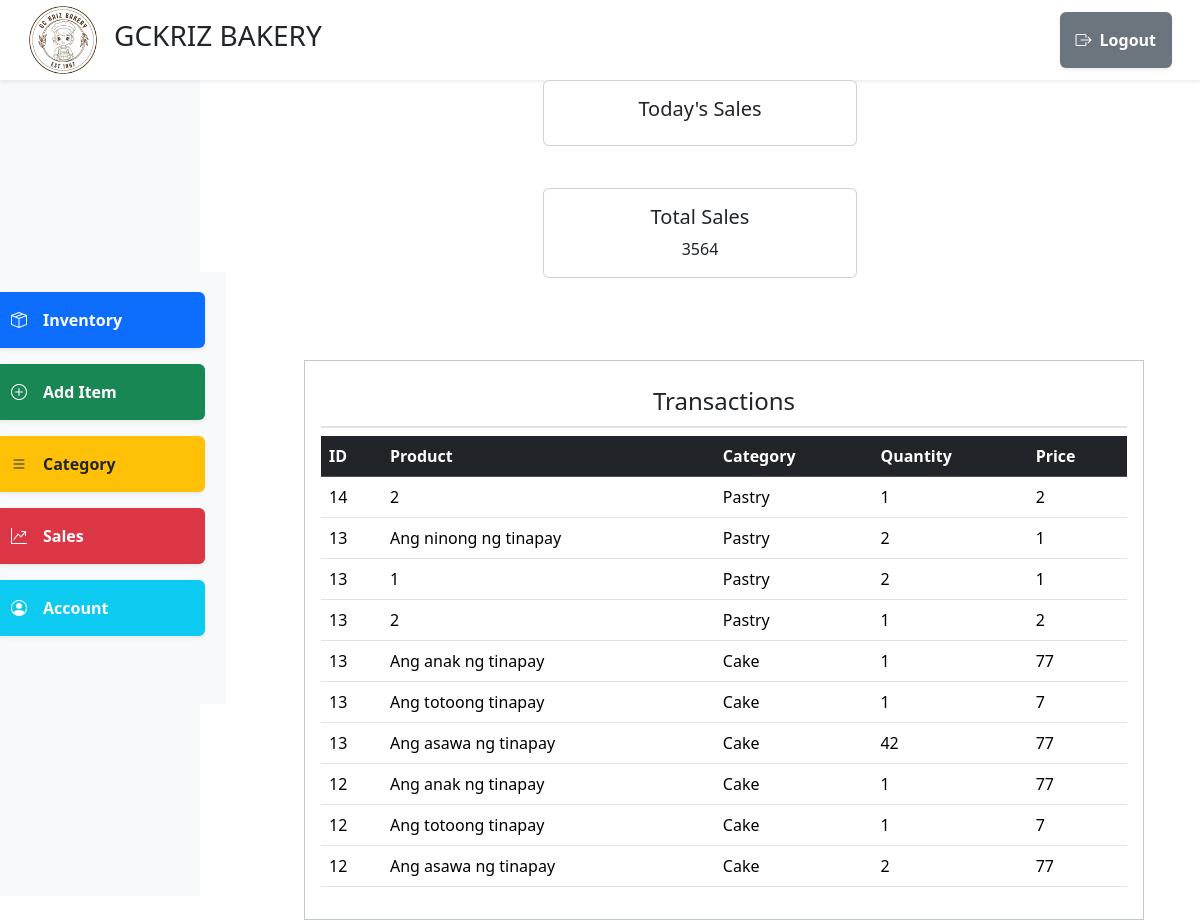
The app's page /admin/admin_sales.php, older data.
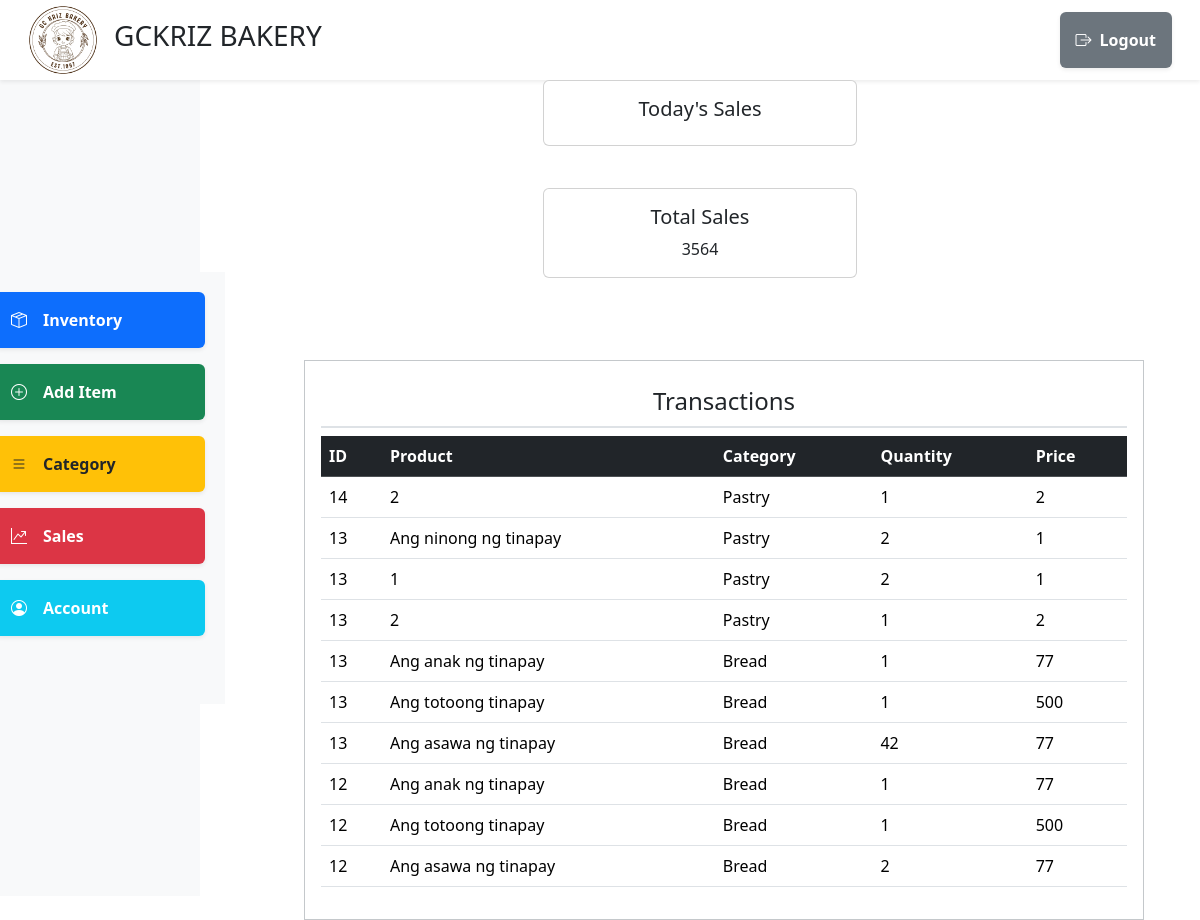
The same page, newer data.
### tables this page shows
CREATE TABLE `orderdetails` (
  `orderDetailID` int NOT NULL,
  `orderID` int DEFAULT NULL,
  `productID` int DEFAULT NULL,
  `categoryID` int DEFAULT NULL,
  `quantity` int DEFAULT NULL
);

CREATE TABLE `categories` (
  `categoryID` int NOT NULL,
  `categoryName` varchar(250) DEFAULT NULL
);

CREATE TABLE `products` (
  `productID` int NOT NULL,
  `productName` varchar(50) DEFAULT NULL,
  `categoryID` int DEFAULT NULL,
  `productStocks` int DEFAULT NULL,
  `productPrice` double DEFAULT NULL
);

CREATE TABLE `orders` (
  `orderID` int NOT NULL,
  `orderDate` datetime NOT NULL,
  `totalPayment` double NOT NULL
);

### model/sales.php (called while the page is built, shortened)
<?php
Class Sales{
    public static function getTotalSales(){
        global $connection;
        $sql_command = "SELECT SUM(totalPayment) AS totalSales FROM orders";
        $stmt = $connection->prepare($sql_command);
        $stmt->execute();
        $result = $stmt->get_result();
        $sales = $result->fetch_assoc();
        $data = $sales['totalSales'];
        return $data;
    }
    public static function getTransactionList(){
        global $connection;
        $sql_command = "
        SELECT * FROM orderDetails
        INNER JOIN orders on orderDetails.orderID = orders.orderID
        INNER JOIN products on orderDetails.productID = products.productID
        INNER JOIN categories on orderDetails.categoryID = categories.categoryID
        ORDER BY orders.orderDate DESC
        ";
        $stmt = $connection->prepare($sql_command);
        $stmt->execute();
        $result = $stmt->get_result();
        $sales = $result->fetch_all(MYSQLI_ASSOC);
        return $sales;
    }
}

### admin/admin_sales.php (the view, shortened to what this page needs)
<?php
require "../_init.php";
$Sales = new Sales();
?>
<!DOCTYPE html>
<html lang="en">
<head>
</head>
<body>
<?php require "../template/nav.php";  ?>
<div class="container-fluid full-vh-vw">
    <div class="row h-100">
        <div class="col-2 bg-light d-flex align-items-center justify-content-center">
            <?php require "../template/side_nav.php"; ?>
        </div>
        <div class="col-10 d-flex flex-column align-items-center justify-content-center">
             <div class="col-12  d-flex flex-row align-items-center justify-content-center">
             <div class="row mb-3" style="height: 30vh; flex-direction: row;">
                <div class="col-md-12 mb-3">
                    <div class="card text-center">
                        <div class="card-body">
                            <h5 class="card-title">Today's Sales</h5>
                        </div>
                    </div>
                </div>
                <div class="col-md-12 mb-3">
                    <div class="card text-center">
                        <div class="card-body">
                            <h5 class="card-title">Total Sales</h5>
                            <p class="card-text"><?= $Sales->getTotalSales();?></p>
                        </div>
                    </div>
                </div>
            </div>
             </div>
            <div class="row" style="height: 70vh; width: 70vw; ">
            <div class="col-12 d-flex flex-column align-items-center justify-content-start border border-secondary bg-white border-secondary-subtle p-3 m-4 " style="max-height: 70vh; overflow: auto; ">
             <div class="d-flex justify-content-center align-items-center w-100 mb-2 border-bottom border-2 border-subtle" style="height: 70px">
                 <h4 class="mb-0 text-center">Transactions</h4>
             </div>
                 <table class="table table-responsive table-hover">
                     <thead class="table-dark align-middle ">
                         <tr>
                             <th scope="col">ID</th>
                             <th scope="col">Product</th>
                             <th scope="col">Category</th>
                             <th scope="col">Quantity</th>
                             <th scope="col">Price</th>
                         </tr>
                     </thead>
                         <tbody>
                             <?php foreach($Sales->getTransactionList() as $sales) : ?>
                                 <tr class="align-middle">
                                     <td><?= $sales["orderID"]?></td>
                                     <td><?= $sales["productName"]?></td>
                                     <td><?= $sales["categoryName"]?></td>
                                     <td><?= $sales["quantity"]?></td>
                                     <td><?= $sales["productPrice"]?></td>
                                 </tr>
                             <?php endforeach;?>
                         </tbody>
                 </table>
             </div>
            </div>
        </div>
    </div>
</div>
</body>
</html>

Row changes from the older to the newer data that the page shows:
changed through a linked row, orderdetails (number 5 of 10 on the later page): categoryID.categoryName "Cake" → "Bread"
changed through a linked row, orderdetails (number 6 of 10 on the later page): categoryID.categoryName "Cake" → "Bread"; productID.productPrice "7" → "500"
changed through a linked row, orderdetails (number 7 of 10 on the later page): categoryID.categoryName "Cake" → "Bread"
changed through a linked row, orderdetails (number 8 of 10 on the later page): categoryID.categoryName "Cake" → "Bread"
changed through a linked row, orderdetails (number 9 of 10 on the later page): categoryID.categoryName "Cake" → "Bread"; productID.productPrice "7" → "500"
changed through a linked row, orderdetails (number 10 of 10 on the later page): categoryID.categoryName "Cake" → "Bread"
